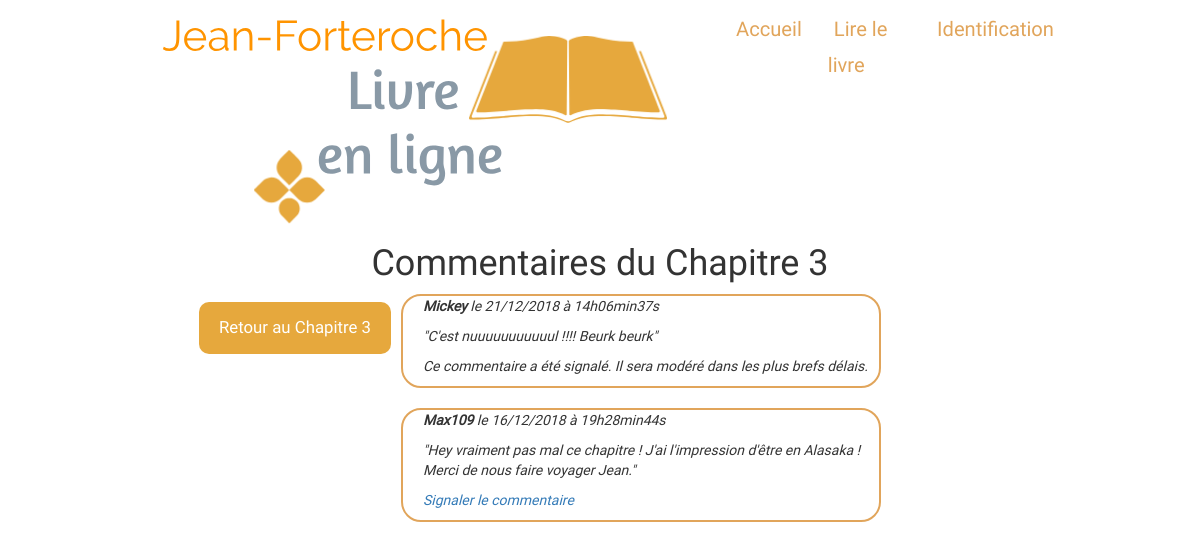
The app's page /index.php?action=comments&id=3, older data.
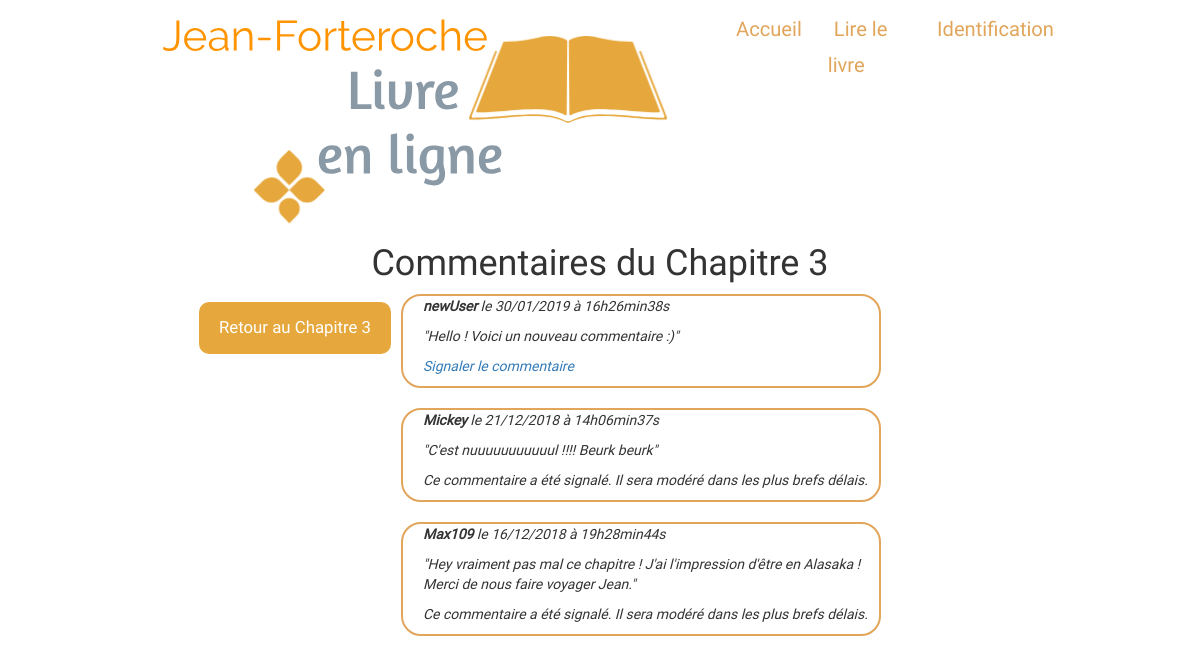
The same page, newer data.
### tables this page shows
CREATE TABLE IF NOT EXISTS `posts` (
  `id` int(11) NOT NULL AUTO_INCREMENT,
  `chapter_id` int(11) NOT NULL,
  `post_title` varchar(255) NOT NULL,
  `post_content` text NOT NULL,
  `creation_date` datetime NOT NULL,
  PRIMARY KEY (`id`)
);

CREATE TABLE IF NOT EXISTS `comments` (
  `id` int(11) NOT NULL AUTO_INCREMENT,
  `post_id` int(11) NOT NULL,
  `comment_author` varchar(255) NOT NULL,
  `comment_content` text NOT NULL,
  `comment_alert` int(11) NOT NULL,
  `creation_date` datetime NOT NULL,
  PRIMARY KEY (`id`)
);

### controller/ControllerComments.php (called while the page is built, shortened)
<?php
require_once('model/PostManager.php');
require_once('model/CommentManager.php');
class ControllerComments extends Controller
{
    public function comments($postId, $comments)
    {
        $postManager = new PostManager();
        $post        = $postManager->getPost($postId);
        $commentManager = new CommentManager();
        $comments       = $commentManager->getComments($comments);
        require('view/commentsView.php');
    }
}

### model/PostManager.php (called while the page is built, shortened)
<?php
class PostManager extends Manager
{
    public function getPost($postId)
    {
        $db = $this->dbConnect();
        $req = $db->prepare('SELECT id, chapter_id, post_title, post_content, DATE_FORMAT(creation_date, \'%d/%m/%Y\') AS creation_date_fr FROM posts WHERE id = ?');
        $req->execute(array($postId));
        $post = $req->fetch();
        return $post;
    }
}

### model/CommentManager.php (called while the page is built, shortened)
<?php
class CommentManager extends Manager
{
    public function getComments($postId)
    {
        $db = $this->dbConnect();
        $comments = $db->prepare('SELECT id, post_id, comment_author, comment_alert, comment_content, DATE_FORMAT(creation_date, \'%d/%m/%Y à %Hh%imin%ss\') AS creation_date_fr FROM comments WHERE post_id = ? ORDER BY creation_date DESC');
        $comments->execute(array($postId));
        return $comments;
    }
}

### view/commentsView.php (the view, shortened to what this page needs)
<h1>Commentaires du Chapitre <?= $post['chapter_id']?></h1>
<div class="body_container">
    <a class="back_link" href="index.php?action=post&amp;id=<?= $post['id'] ?>">Retour au Chapitre <?= $post['chapter_id']?></a>
<div class="index_pages_link">
	<?php
	while ($comment = $comments->fetch())
	{
	?>
		<div class="comments_container">
			    <p><strong><?= htmlspecialchars($comment['comment_author']) ?></strong> le <?= $comment['creation_date_fr'] ?></p>
			    <p><em class="italic">"<?= nl2br($comment['comment_content']) ?>"</em>
			   	<?php
			   	if ($comment['comment_alert'] == 0) {
			   		?>
			    <p><a class="signal" href="index.php?action=alertComment&amp;commentId=<?= $comment['id'] ?>&amp;postId=<?= $post['id'] ?>"" onclick="return(confirm('Etes-vous sûr de vouloir signaler ce commentaire ?'));">Signaler le commentaire</a></p>
			    <?php
			} else {
				?>
				<p>Ce commentaire a été signalé. Il sera modéré dans les plus brefs délais.</p>
				<?php
			}
			?>
		</div>
	<?php
	}
	?>
</div>
</div>
<?php $content = ob_get_clean(); ?>
<?php require('template.php'); ?>

### index.php (shortened to what this page needs)
<?php
require('controller/ControllerComments.php');
$initControllerPosts = new ControllerPosts;
$initControllerComments = new ControllerComments;
try {
    if (isset($_GET['action'])){
        switch ($_GET['action']) {
            case "comments":
                $initControllerComments->comments($_GET['id'], $_GET['id']);
                break;
        }
    } else {
        $initControllerPosts->lastPost();
    }
}
catch(Exception $e) {
    echo 'Erreur : ' . $e->getMessage();
}

### view/template.php (shortened to what this page needs)
<!DOCTYPE html>
<html>
   <head>
      <link rel="stylesheet" href="https://maxcdn.bootstrapcdn.com/bootstrap/3.3.7/css/bootstrap.min.css">
      <link rel="stylesheet" href="public/css/style.css"/>
   </head>
   <body>
         <header>
            <div id="logo">
              <img src="public/ressources/logo/logo.png" alt="Logo Blog" />
            </div>
            <nav>
               <ul>
                  <li><a class="links_header" href="index.php">Accueil</a></li>
                  <li><a class="links_header" href="index.php?action=allPosts">Lire le livre</a></li>
                  <?php
                  if ($this->userName !== "") {
                     ?>
                        <li><a class="links_header" href="index.php?action=logout">Déconnexion</a></li>
                     <?php
                  } else {
                     ?>
                        <li><a class="links_header" href="index.php?action=login">Identification</a></li>
                     <?php
                  }
                  ?>
               </ul>
            </nav>
         </header>
         <?= $content ?>
    </body>
</html>

### public/css/style.css (style rules this page uses)
body { font-family: 'Roboto Regular', serif; }
h1, h3 { text-align:center; }
.italic { font-style: italic; }
.body_container { display: flex; justify-content: center; align-items: flex-start; }
.back_link { font-size: 1.2em; background-color: #E6A83D; color: white; padding: 14px 20px; margin: 8px 0; border: none; border-radius: 10px; cursor: pointer; margin-right: 10px; }
header { display: flex; justify-content: space-between; }
header #logo { margin-left: 80px; }
header nav { margin-right: 130px; }
nav ul { display: flex; list-style-type: none; padding-top: 10px; }
nav li { margin-right: 10px; margin-left: 10px; font-size: 1.8em; }
.links_header { text-decoration: none; color: #e1a55b; padding: 6px; font-size: 0.8em; }
.index_pages_link { display: flex; width: 50%; flex-direction: column; justify-content: center; }
.comments_container { border: 2px solid #e1a55b; width: 80%; border-radius: 20px; margin-bottom: 20px; }
.comments_container p { margin-left: 20px; font-style: italic; }

Row changes from the older to the newer data that the page shows:
added comments: comment_author "newUser", creation_date_fr "30/01/2019 à 16h26min38s", comment_content "Hello ! Voici un nouveau commentaire :)"
changed comments "Max109": comment_alert "Signaler le commentaire" → "Ce commentaire a été signalé. Il sera modéré dans les plus brefs délais."
